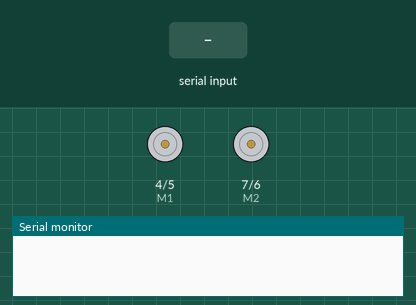
Recording of a sketch running on a simulated Arduino Uno, built with avr-gcc and run on an emulated ATmega328P. On the bench: direction and speed pins drawn as motors (green arrow = direction pin HIGH = forward, orange = LOW = backward, longer = more drive), the last lines printed to the serial monitor. The test bench sets the inputs (shaded band).

Above: at 1.2 s.
1.3 s: "A" received over Serial
At 2.5 s:
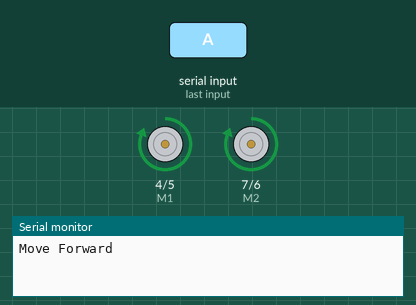
2.8 s: "C" received over Serial
At 3.9 s:
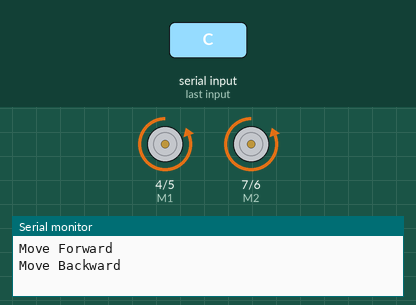
4.3 s: "D" received over Serial
At 5.0 s:
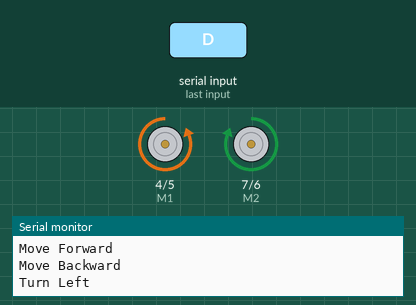
5.8 s: "B" received over Serial
At 6.1 s:
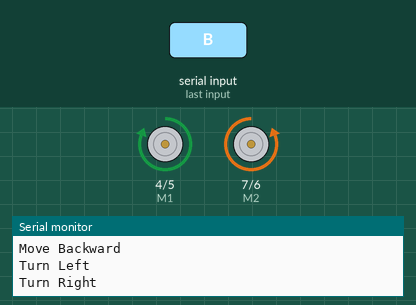
7.3 s: "F" received over Serial
At 8.5 s:
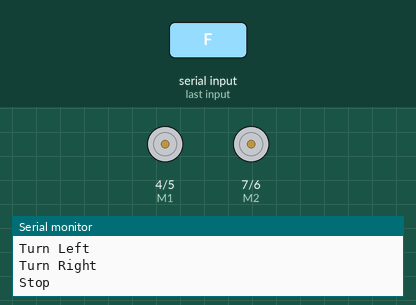
Timing chart, 0 to 9.8 s (numbered marks = the images above; inputs shaded):
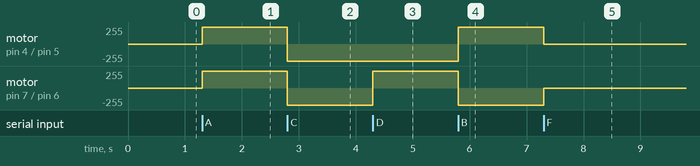

The sketch:

JGUZZO-_Final_Project.ino
```cpp
//Joseph Guzzo
//ECE314L-02
//Final Project-RC Bluetooth Car

int E1 = 5;
int E2 = 6;
int M1 = 4;
int M2 = 7;
int velocity = 255;

void stop() {
  digitalWrite(E1, LOW);
  digitalWrite(E2, LOW);
}

void forward(int a, int b) {
  analogWrite (E1, a);
  digitalWrite(M1, HIGH);
  analogWrite (E2, b);
  digitalWrite(M2, HIGH);
}

void backward(int a, int b) {
  analogWrite (E1, a);
  digitalWrite(M1, LOW);
  analogWrite (E2, b);
  digitalWrite(M2, LOW);
}

void left(int a, int b) {
  analogWrite (E1, a);
  digitalWrite(M1, LOW);
  analogWrite (E2, b);
  digitalWrite(M2, HIGH);
}

void right(int a, int b) {
  analogWrite (E1, a);
  digitalWrite(M1, HIGH);
  analogWrite (E2, b);
  digitalWrite(M2, LOW);
}

void setup(void) {
  pinMode(E1, OUTPUT);
  pinMode(E2, OUTPUT);
  pinMode(M1, OUTPUT);
  pinMode(M2, OUTPUT);
  Serial.begin(115200);
}

void loop(void) {
  if (Serial.available()) {
    char data = Serial.read();
      switch(data) {
        case 'A': //forward
          forward(velocity, velocity);
          Serial.println("Move Forward");
          break;
        case 'C': //backward
          Serial.println("Move Backward");
          backward(velocity, velocity);
          break;
        case 'D': //left
          Serial.println("Turn Left");
          left(velocity, velocity);
          break;
        case 'B': //right
          Serial.println("Turn Right");
          right(velocity, velocity);
          break;
        case 'F': //stop
          Serial.println("Stop");
          stop();
          break;
        case 'e': //speed up
          Serial.println("Speed up");
          Serial.println(velocity);
          velocity = velocity + 10;
          if (velocity > 255) {
            velocity = 255;
          }
          break;
        case 'g': //slow down
          Serial.println("Speed down");
          Serial.println(velocity);
          velocity = velocity - 10;
          if (velocity < 0) {
            velocity = 0;
          }
          break;
      }
  }
}
```

Measured:
- after the input at 1.3 s, motor on pin 4 (M1) / pin 5 (E1), motor on pin 7 (M2) / pin 6 (E2): stopped → forward 255/255 at once
- after the input at 2.8 s, motor on pin 4 (M1) / pin 5 (E1), motor on pin 7 (M2) / pin 6 (E2): forward 255/255 → backward 255/255 at once
- after the input at 4.3 s, motor on pin 7 (M2) / pin 6 (E2): backward 255/255 → forward 255/255 at once
- after the input at 5.8 s, motor on pin 4 (M1) / pin 5 (E1): backward 255/255 → forward 255/255 at once; motor on pin 7 (M2) / pin 6 (E2): forward 255/255 → backward 255/255 at once
- after the input at 7.3 s, motor on pin 4 (M1) / pin 5 (E1): forward 255/255 → stopped at once; motor on pin 7 (M2) / pin 6 (E2): backward 255/255 → stopped at once
